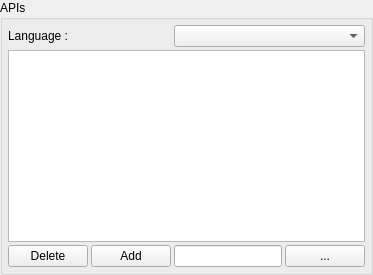
     <widget class="QWidget" name="pSourceAPIs">
      <layout class="QVBoxLayout">
       <property name="spacing">
        <number>3</number>
       </property>
       <property name="margin">
        <number>0</number>
       </property>
       <item>
        <widget class="QGroupBox" name="gbSourceAPIs">
         <property name="enabled">
          <bool>true</bool>
         </property>
         <property name="title">
          <string>APIs</string>
         </property>
         <layout class="QGridLayout">
          <property name="margin">
           <number>5</number>
          </property>
          <property name="spacing">
           <number>3</number>
          </property>
          <item row="1" column="0" colspan="4">
           <widget class="QListWidget" name="lwSourceAPIs">
            <property name="statusTip">
             <string>List of API files</string>
            </property>
           </widget>
          </item>
          <item row="2" column="1">
           <widget class="QPushButton" name="pbSourceAPIsAdd">
            <property name="text">
             <string>Add</string>
            </property>
           </widget>
          </item>
          <item row="2" column="2">
           <widget class="QLineEdit" name="leSourceAPIs"/>
          </item>
          <item row="2" column="3">
           <widget class="QPushButton" name="pbSourceAPIsBrowse">
            <property name="text">
             <string>...</string>
            </property>
           </widget>
          </item>
          <item row="2" column="0">
           <widget class="QPushButton" name="pbSourceAPIsDelete">
            <property name="text">
             <string>Delete</string>
            </property>
           </widget>
          </item>
          <item row="0" column="0" colspan="2">
           <widget class="QLabel" name="lSourceAPIsLanguage">
            <property name="text">
             <string>Language :</string>
            </property>
           </widget>
          </item>
          <item row="0" column="2" colspan="2">
           <widget class="QComboBox" name="cbSourceAPIsLanguages">
            <property name="toolTip">
             <string>Select language to be configured.</string>
            </property>
           </widget>
          </item>
         </layout>
        </widget>
       </item>
      </layout>
     </widget>
